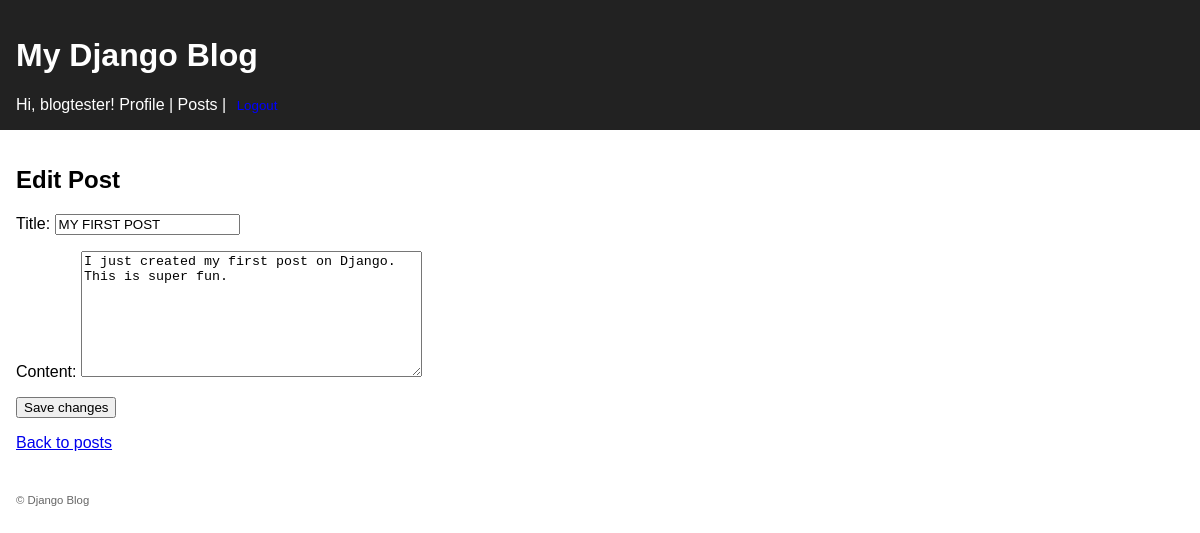
The app's page /posts/1/edit/ (signed in) with its own data.
### blog/models.py (models this page shows, shortened)
class Post(models.Model):
    title = models.CharField(max_length=200)
    content = models.TextField()
    published_date = models.DateTimeField(auto_now_add=True)
    author = models.ForeignKey(User, on_delete=models.CASCADE, related_name="posts")

### blog/views.py (the view)
class PostUpdateView(LoginRequiredMixin, UserPassesTestMixin, generic.UpdateView):
    model = Post
    form_class = PostForm
    template_name = 'blog/post_form.html'
    success_url = reverse_lazy('blog:posts_list')
    def test_func(self):
        post = self.get_object()
        return post.author == self.request.user

### blog/forms.py
class PostForm(forms.ModelForm):
    class Meta:
        model = Post
        fields = ('title', 'content')
        widgets = {
            'title': forms.TextInput(attrs={'placeholder': 'Post title'}),
            'content': forms.Textarea(attrs={'rows': 8, 'placeholder': 'Write your post here...'}),
        }

### blog/templates/blog/post_form.html (shortened to what this page needs)
{% extends "blog/base.html" %}
{% block content %}
  <h2>{% if form.instance.pk %}Edit Post{% else %}Create Post{% endif %}</h2>
  <form method="post">
    {{ form.as_p }}
    <button type="submit">{% if form.instance.pk %}Save changes{% else %}Create{% endif %}</button>
  </form>
  <p><a href="{% url 'blog:posts_list' %}">Back to posts</a></p>
{% endblock %}

### blog/templates/blog/base.html (shortened to what this page needs)
<!doctype html>
<html lang="en">
<head>
  {% load static %}
  <link rel="stylesheet" href="{% static 'blog/style.css' %}">
</head>
<body>
  <header>
    <h1><a href="{% url 'blog:index' %}">My Django Blog</a></h1>
    <nav>
      {% if user.is_authenticated %}
        <span>Hi, {{ user.username }}!</span>
        <a href="{% url 'blog:profile' %}">Profile</a> |
        <a href="{% url 'blog:posts_list' %}">Posts</a> |
        <form method="post" action="{% url 'blog:logout' %}" style="display:inline;">
          <button type="submit" style="background:none; border:none; color:blue; cursor:pointer;">
          </button>
        </form>
      {% else %}
        <a href="{% url 'blog:login' %}">Login</a> |
        <a href="{% url 'blog:register' %}">Register</a>
      {% endif %}
    </nav>
  </header>
  <main>
    {% block content %}{% endblock %}
  </main>
  <footer>
    <small>© Django Blog</small>
  </footer>
</body>
</html>

### blog/static/blog/style.css (style rules this page uses)
body { font-family: Arial, sans-serif; margin: 0; padding: 0; }
header { background: #222; color: #fff; padding: 1rem; }
header a { color: #fff; text-decoration: none; }
main { padding: 1rem; }
footer { padding: 0.5rem 1rem; font-size: 0.85rem; color: #666; }

### records on screen
Post: title "MY FIRST POST", content "I just created my first post on Django. This is super fun."

### other values on screen
{{ user.username }} "blogtester"
